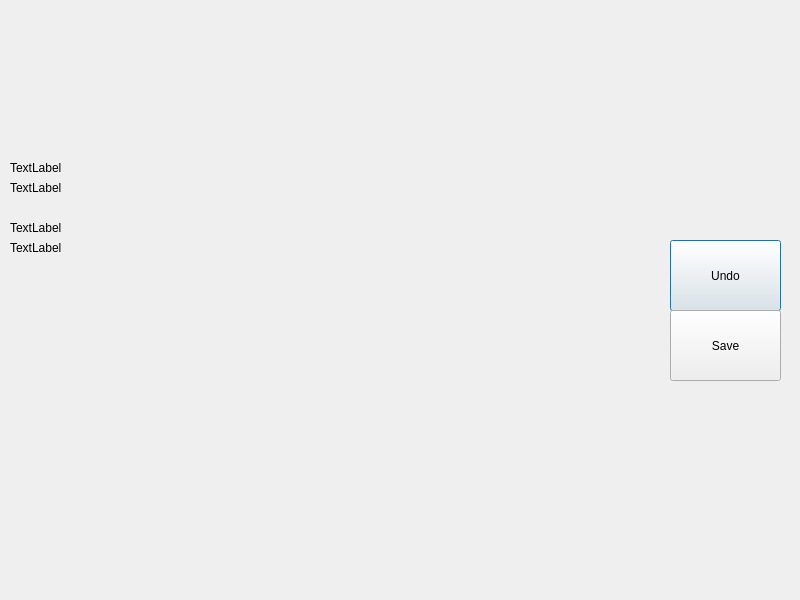
<?xml version="1.0" encoding="UTF-8"?>
<ui version="4.0">
 <class>GameWindow</class>
 <widget class="QDialog" name="GameWindow">
  <property name="geometry">
   <rect>
    <x>0</x>
    <y>0</y>
    <width>800</width>
    <height>600</height>
   </rect>
  </property>
  <property name="minimumSize">
   <size>
    <width>800</width>
    <height>600</height>
   </size>
  </property>
  <property name="maximumSize">
   <size>
    <width>800</width>
    <height>600</height>
   </size>
  </property>
  <property name="windowTitle">
   <string>Othello game</string>
  </property>
  <widget class="QPushButton" name="undoButton">
   <property name="geometry">
    <rect>
     <x>670</x>
     <y>240</y>
     <width>111</width>
     <height>71</height>
    </rect>
   </property>
   <property name="text">
    <string>Undo</string>
   </property>
  </widget>
  <widget class="QPushButton" name="saveButton">
   <property name="geometry">
    <rect>
     <x>670</x>
     <y>310</y>
     <width>111</width>
     <height>71</height>
    </rect>
   </property>
   <property name="text">
    <string>Save</string>
   </property>
  </widget>
  <widget class="QLabel" name="bScore">
   <property name="geometry">
    <rect>
     <x>10</x>
     <y>160</y>
     <width>101</width>
     <height>16</height>
    </rect>
   </property>
   <property name="text">
    <string>TextLabel</string>
   </property>
  </widget>
  <widget class="QLabel" name="wScore">
   <property name="geometry">
    <rect>
     <x>10</x>
     <y>180</y>
     <width>101</width>
     <height>16</height>
    </rect>
   </property>
   <property name="text">
    <string>TextLabel</string>
   </property>
  </widget>
  <widget class="QLabel" name="bRem">
   <property name="geometry">
    <rect>
     <x>10</x>
     <y>220</y>
     <width>101</width>
     <height>16</height>
    </rect>
   </property>
   <property name="text">
    <string>TextLabel</string>
   </property>
  </widget>
  <widget class="QLabel" name="wRem">
   <property name="geometry">
    <rect>
     <x>10</x>
     <y>240</y>
     <width>101</width>
     <height>16</height>
    </rect>
   </property>
   <property name="text">
    <string>TextLabel</string>
   </property>
  </widget>
 </widget>
 <resources/>
 <connections/>
</ui>
